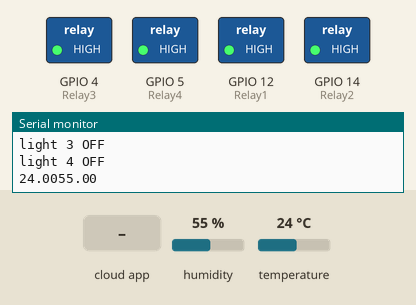
Recording of a sketch running on a simulated ESP8266 (NodeMCU). Parts: switched loads named in the sketch (green lamp = pin HIGH), the last lines printed to the serial monitor. Inputs (shaded band) come from the test bench; at power-on: humidity 55 %, temperature 24 °C. WiFi joins after 1.5 s; servers stay silent unless stated; the Firebase database answers and starts empty.

Above: at 3.3 s.
3.4 s: the phone or cloud app sets S1 to 1
At 5.6 s:
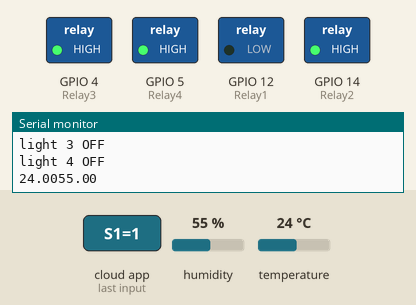
5.9 s: the phone or cloud app sets S2 to 1
At 7.8 s:
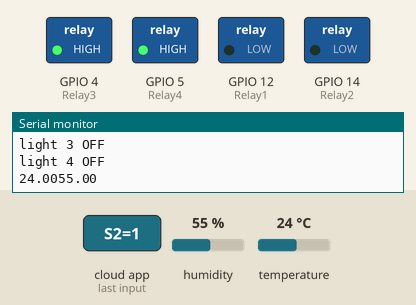
8.3 s: the phone or cloud app sets S3 to 1
At 9.9 s:
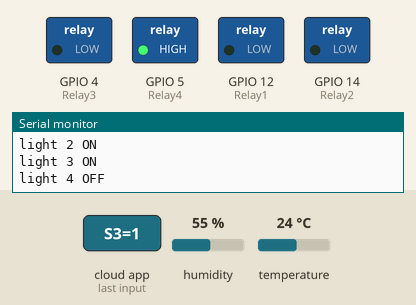
10.7 s: the phone or cloud app sets S1 to 0
At 12.3 s:
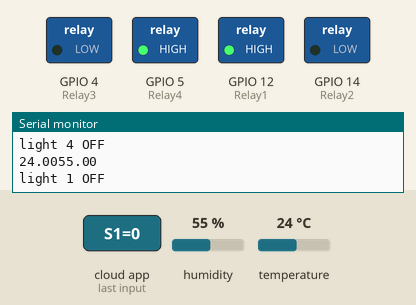
12.6 s: the phone or cloud app sets S2 to 0
At 14.4 s:
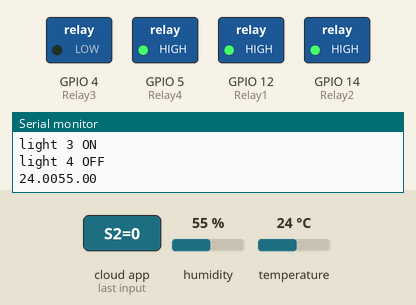
15.0 s: the phone or cloud app sets S1 to 1
At 16.3 s:
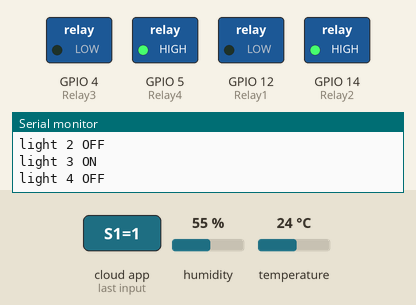
Timing chart, 0 to 18.0 s (numbered marks = the images above; inputs shaded):
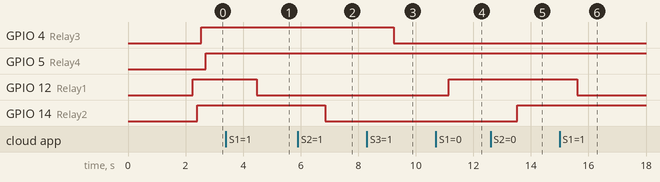

Measured:
- after the input at 3.4 s, GPIO 12 (Relay1): HIGH → LOW after 1.1 s
- after the input at 5.9 s, GPIO 14 (Relay2): HIGH → LOW after 0.95 s
- after the input at 8.3 s, GPIO 4 (Relay3): HIGH → LOW after 0.93 s
- after the input at 10.7 s, GPIO 12 (Relay1): LOW → HIGH after 0.45 s
- after the input at 12.6 s, GPIO 14 (Relay2): LOW → HIGH after 0.93 s
- after the input at 15.0 s, GPIO 12 (Relay1): HIGH → LOW after 0.60 s

The sketch:

Firebase_HomeAutomation.ino
```cpp
// The Code is modified and written by Alok Shaw, the creator of the Youtube channel : www.youtube.com/roboshala and runs an educational blog : www.roboshala.com

#include <ESP8266WiFi.h>
#include "DHT.h"
#include<FirebaseArduino.h>
#define FIREBASE_HOST "lokesh-36079.firebaseio.com"                     //Your Firebase Project URL goes here without "http:" , "\" and "/"
#define FIREBASE_AUTH "fGdLOmw2lgKKch6N0zSbcBoSX2UJdbpxDrRjcgFO"       //Your Firebase Database Secret goes here
#define WIFI_SSID "Lokesh"                                               //your WiFi SSID for which yout NodeMCU connects
#define WIFI_PASSWORD "123454321"                                      //Password of your wifi network

#define Relay1 12 //D6
int val1;

#define Relay2 14 //D2
int val2;

#define Relay3 4  //D1
int val3;

#define Relay4 5 //D5
int val4;

#define DHTPIN 0    // Data Pin of DHT 11 , for NodeMCU D5 GPIO no. is 14
#define DHTTYPE DHT11   // DHT 11
DHT dht(DHTPIN, DHTTYPE);

void setup()
{
  Serial.begin(115200);                                                   // Select the same baud rate if you want to see the datas on Serial Monitor
  pinMode(Relay1,OUTPUT);
  pinMode(Relay2,OUTPUT);
  pinMode(Relay3,OUTPUT);
  pinMode(Relay4,OUTPUT);

  digitalWrite(Relay1,LOW);
 digitalWrite(Relay2,LOW);
  digitalWrite(Relay3,LOW);
  digitalWrite(Relay4,LOW);


  WiFi.begin(WIFI_SSID,WIFI_PASSWORD);
  Serial.print("connecting");
  while (WiFi.status()!=WL_CONNECTED){
    Serial.print(".");
    delay(500);
  }
  Serial.println();
  Serial.print("connected:");
  Serial.println(WiFi.localIP());

  Firebase.begin(FIREBASE_HOST,FIREBASE_AUTH);
  Firebase.setInt("S1",0);                     //Here the varialbe"S1","S2","S3" and "S4" needs to be the one which is used in our Firebase and MIT App Inventor
  Firebase.setInt("S2",0);
  Firebase.setInt("S3",0);
  Firebase.setInt("S4",0);

}

void firebasereconnect()
{
  Serial.println("Trying to reconnect");
    Firebase.begin(FIREBASE_HOST, FIREBASE_AUTH);
  }


void loop()
{if (Firebase.failed())
      {
      Serial.print("setting number failed:");
      Serial.println(Firebase.error());
      firebasereconnect();
      ESP.reset();
      return;
      }


  val1=Firebase.getString("S1").toInt();                                        //Reading the value of the varialble Status from the firebase

  if(val1==1)                                                             // If, the Status is 1, turn on the Relay1
     {
      digitalWrite(Relay1,LOW);
      Serial.println("light 1 ON");
    }
    else if(val1==0)                                                      // If, the Status is 0, turn Off the Relay1
    {
      digitalWrite(Relay1,HIGH);
      Serial.println("light 1 OFF");
    }

  val2=Firebase.getString("S2").toInt();                                        //Reading the value of the varialble Status from the firebase

  if(val2==1)                                                             // If, the Status is 1, turn on the Relay2
     {
      digitalWrite(Relay2,LOW);
      Serial.println("light 2 ON");
    }
    else if(val2==0)                                                      // If, the Status is 0, turn Off the Relay2
    {
      digitalWrite(Relay2,HIGH);
      Serial.println("light 2 OFF");
    }

   val3=Firebase.getString("S3").toInt();                                        //Reading the value of the varialble Status from the firebase

  if(val3==1)                                                             // If, the Status is 1, turn on the Relay3
     {
      digitalWrite(Relay3,LOW);
      Serial.println("light 3 ON");
    }
    else if(val3==0)                                                      // If, the Status is 0, turn Off the Relay3
    {
      digitalWrite(Relay3,HIGH);
      Serial.println("light 3 OFF");
    }

   val4=Firebase.getString("S4").toInt();                                        //Reading the value of the varialble Status from the firebase

  if(val4==1)                                                             // If, the Status is 1, turn on the Relay4
     {
      digitalWrite(Relay4,LOW);
      Serial.println("light 4 ON");
    }
    else if(val4==0)                                                      // If, the Status is 0, turn Off the Relay4
    {
      digitalWrite(Relay4,HIGH);
      Serial.println("light 4 OFF");
    }

 float h = dht.readHumidity();
  float t = dht.readTemperature();
  Firebase.setFloat ("Temp",t);
  Firebase.setFloat ("Humidity",h);
  delay(200);
  Serial.print(t);
  Serial.println(h);

}
```
